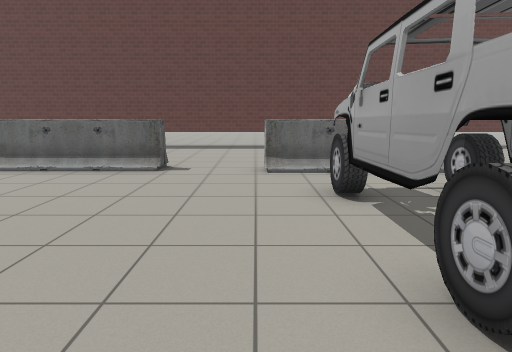
View 1 (above)

19 first-person views from a walk through a robot-simulator world made for Gazebo. The camera is 1.2 m above the floor, tilts 10° down and sees 75° across. The lines on the ground mark 1 m squares. The floor is counted in squares, 1 m on a side. Each view is taken from the middle of a square. On the plan, view 1 faces up. The plan holds only what a view shows up to about 13 squares ahead; the rest is blank. The place goes on beyond the plan. The robots in the file are not drawn. Simple patterns stand in for the simulator's built-in surfaces. Simple shapes stand in for some stock models. Some surface patterns are stand-ins.

View 2
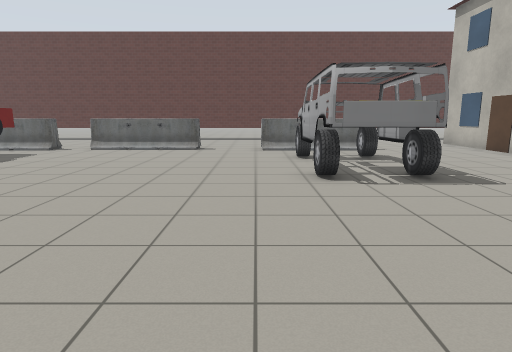

View 3
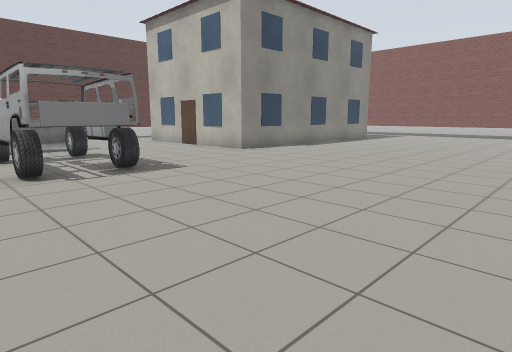

View 4
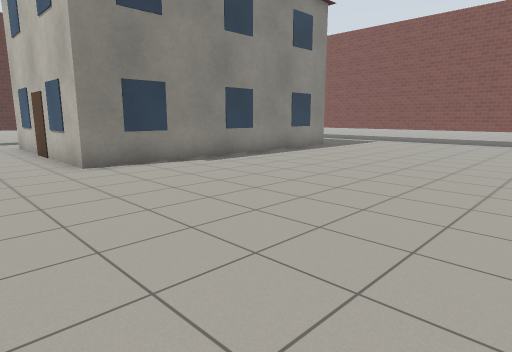

View 5
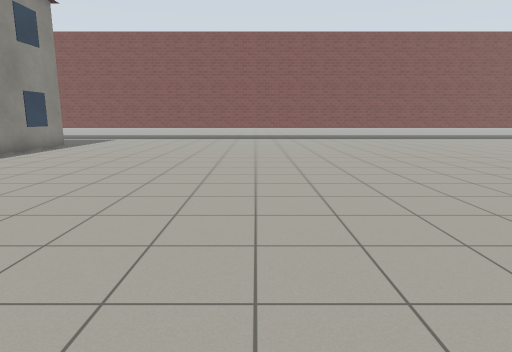

View 6
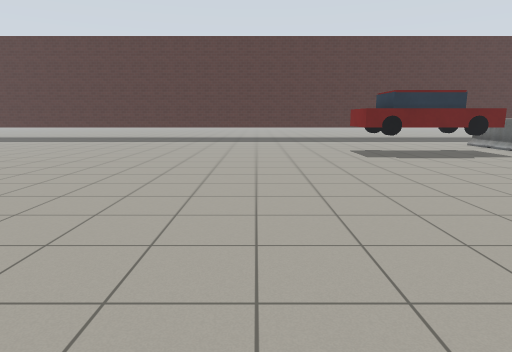

View 7
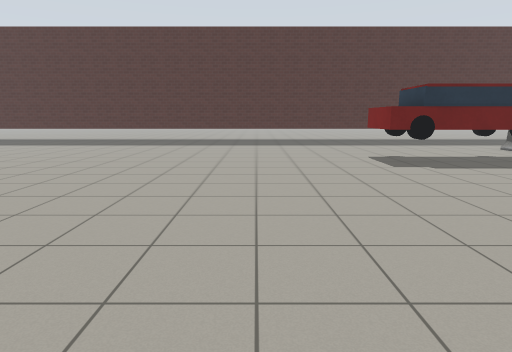

View 8
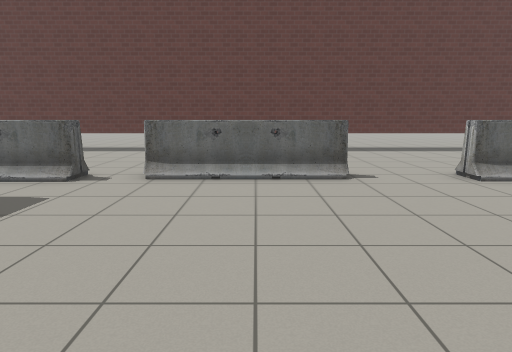

View 9
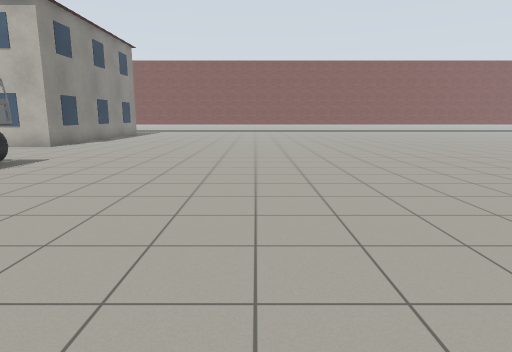

View 10
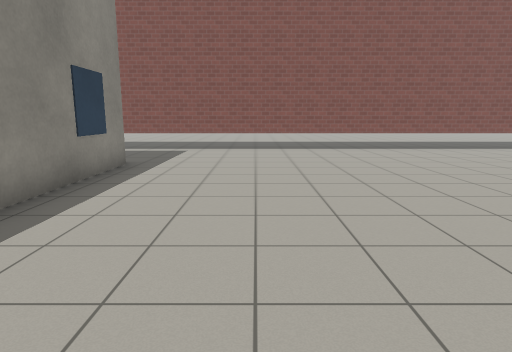

View 11
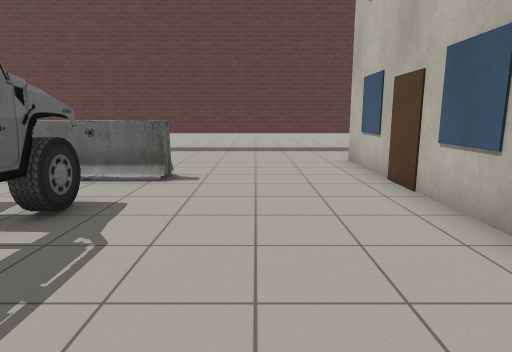

View 12
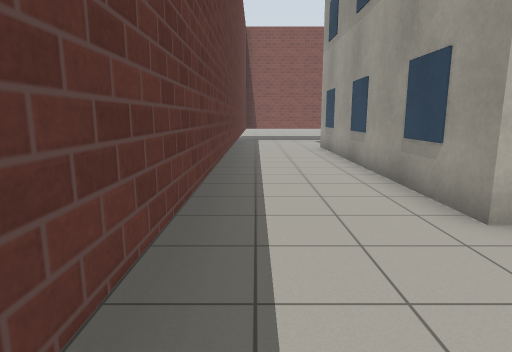

View 13
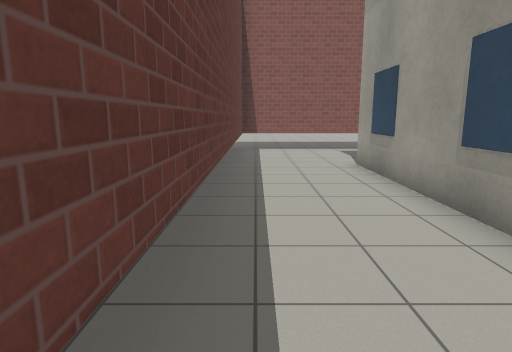

View 14
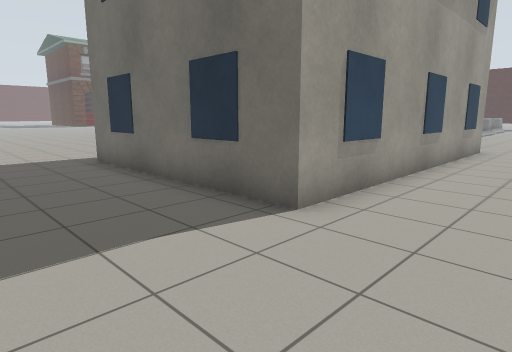

View 15
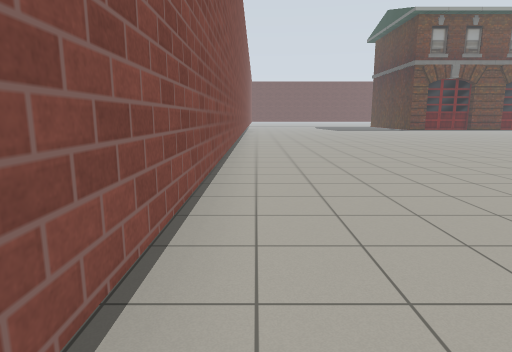

View 16
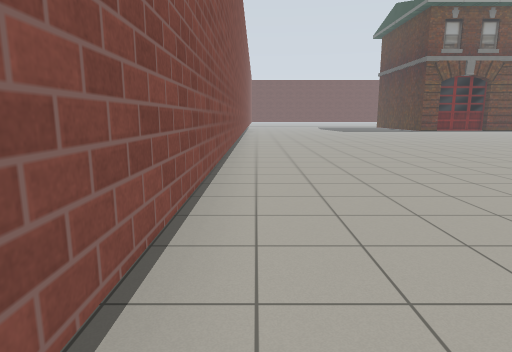

View 17
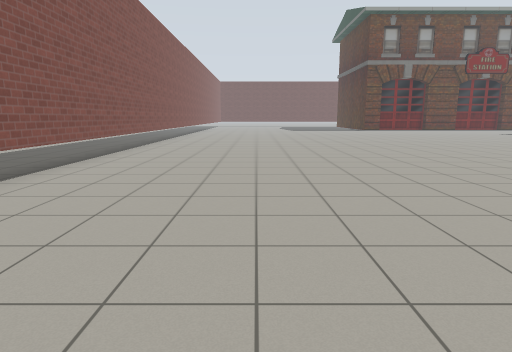

View 18
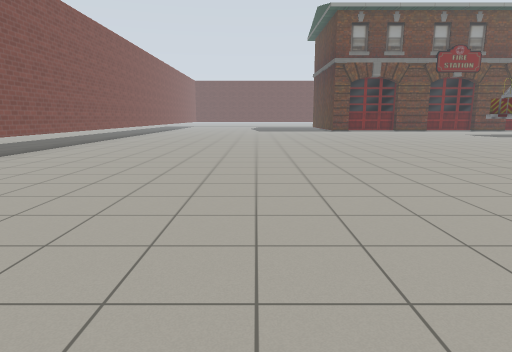

View 19
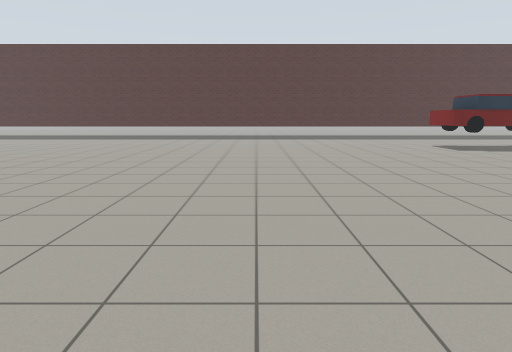

### Floor plan
Key: @ floor where view 1 was taken; # wall or solid block; . floor; B barrier; C car; U building.
Columns run from 12 left of view 1 to 23 right of it. Each row starts with its distance up from view 1.
 14 ####################################
 13   ...    ..........................#
 12   ...    ..........................#
 11    ...   ...... ...................#
 10    ...   ...... .....UUUUUUUUUU....#
  9     ..    ....  .....U        U....#
  8  BBBB.BBBBB.BBBBB....U        U...
  7 .....................U        U...
  6 ... C.........CC.....U        U...
  5 ...CC.........CC.....U        U....#
  4 ... C........CCC.....UUUUUUUUUU....#
  3 ...CC.........CC...................#
  2 ...CC.........CC...................#
  1 ..............CC...................#
  0 ............@......................#
 -1 ...................................#
 -2 ...................................#
 -3 ...................................#
 -4 ...................................#
 -5 ...................................#
 -6 ...................................#
 -7 ...................................#
 -8 ...................................#
 -9 ...................................#
-10 ...................................#
-11 ............  .....................#
-12     .......     ...................#
-13     .....        ..................#
-14     ....           ................#
-15     ..            .................#
-16                   .................#
-17                          ..........

Where each view was taken, in squares from view 1:
view 1: 0 up, 0 right, facing up
view 2: 5 down, 0 right, facing up
view 3: 6 down, 0 right, facing up-right
view 4: 5 down, 6 right, facing up-right
view 5: 5 down, 4 right, facing right
view 6: 2 down, 3 right, facing left
view 7: 2 down, 1 right, facing left
view 8: 1 up, 4 left, facing up
view 9: 5 down, 5 left, facing right
view 10: 0 up, 10 right, facing right
view 11: 1 up, 6 right, facing up
view 12: 13 up, 5 right, facing right
view 13: 13 up, 10 right, facing right
view 14: 13 up, 22 right, facing down-left
view 15: 2 down, 22 right, facing down
view 16: 4 down, 22 right, facing down
view 17: 2 down, 18 right, facing down
view 18: 3 down, 15 right, facing down
view 19: 6 down, 5 right, facing left
